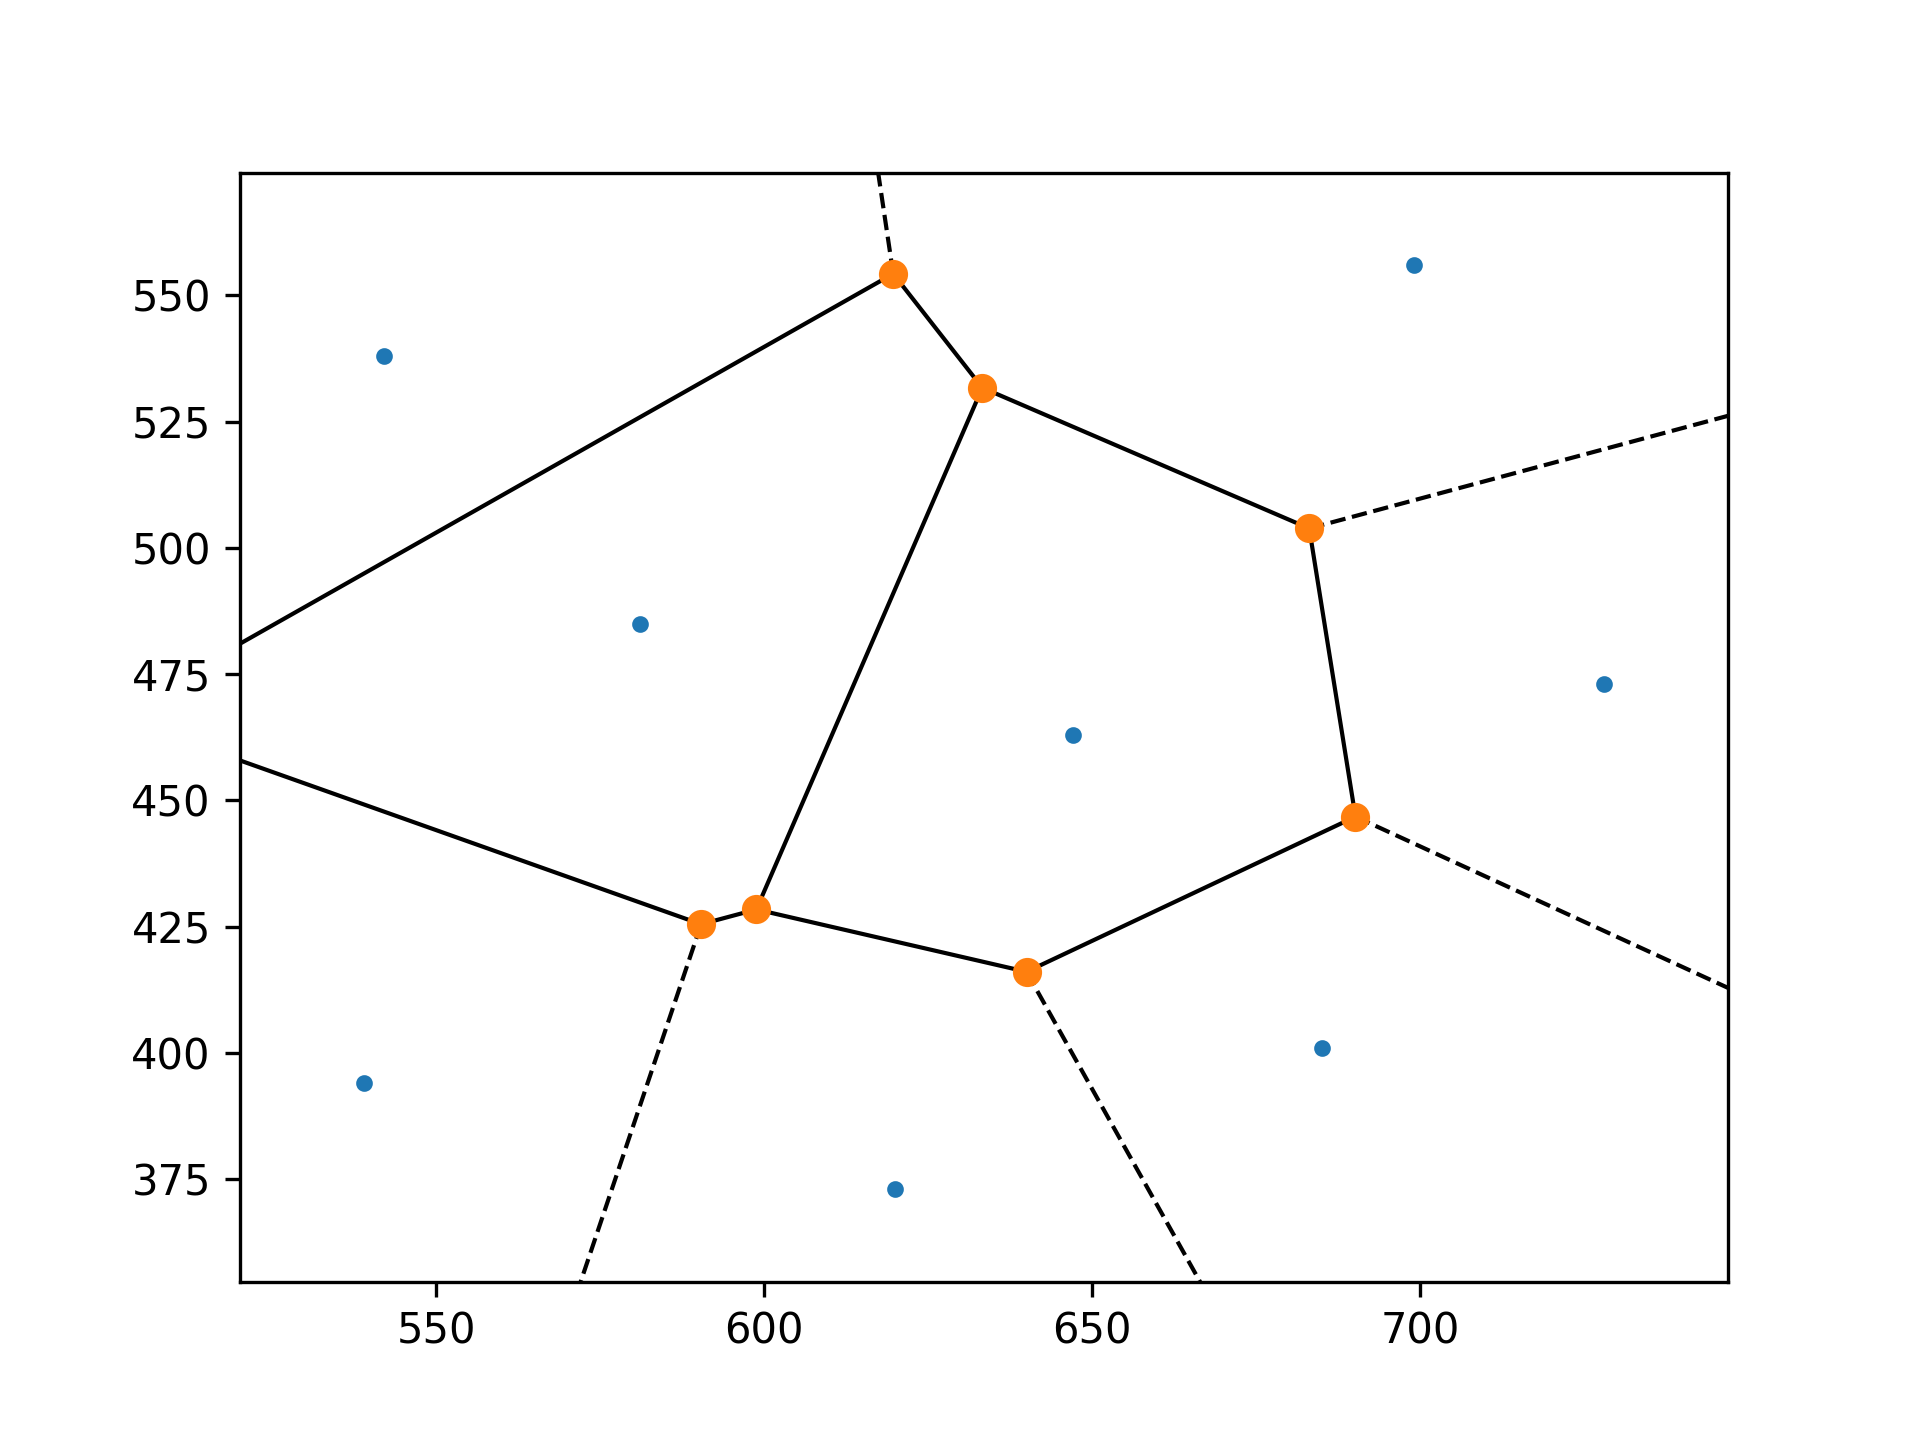

Here is the Python script that generated this plot:
#!/usr/bin/env python3

import pyautogui, sys
import numpy as np
import time
from scipy.spatial import Voronoi, voronoi_plot_2d
import matplotlib.pyplot as plt

print('Press Ctrl-C to quit.')
data = []
i = 0
try:
    while True:
        time.sleep(3)
        data.append( pyautogui.position() )
        positionStr = 'X: ' + str( data[ i ][0]).rjust(4) + ' Y: ' + str(data[ i ][1]).rjust(4) + '\n'
        print( positionStr )
        #print(positionStr, end='')
        #print('\b' * len(positionStr), end='', flush=True)
        i += 1
except KeyboardInterrupt:
    print('\n')

data = np.array( data )

vor = Voronoi( data )
voronoi_plot_2d( vor )
plt.savefig( 'vor.png' , format = 'png' , dpi = 300 )
plt.show()
